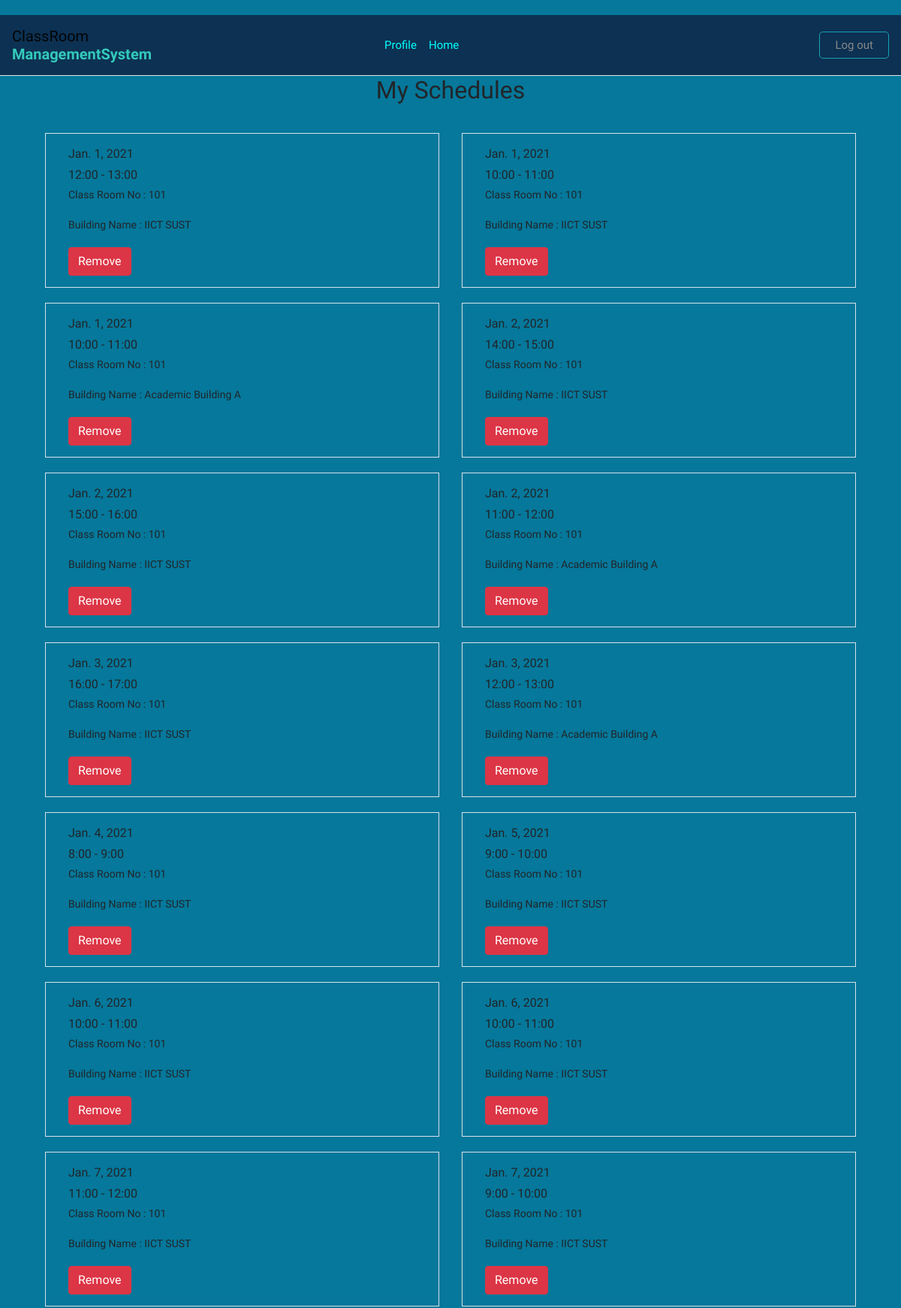
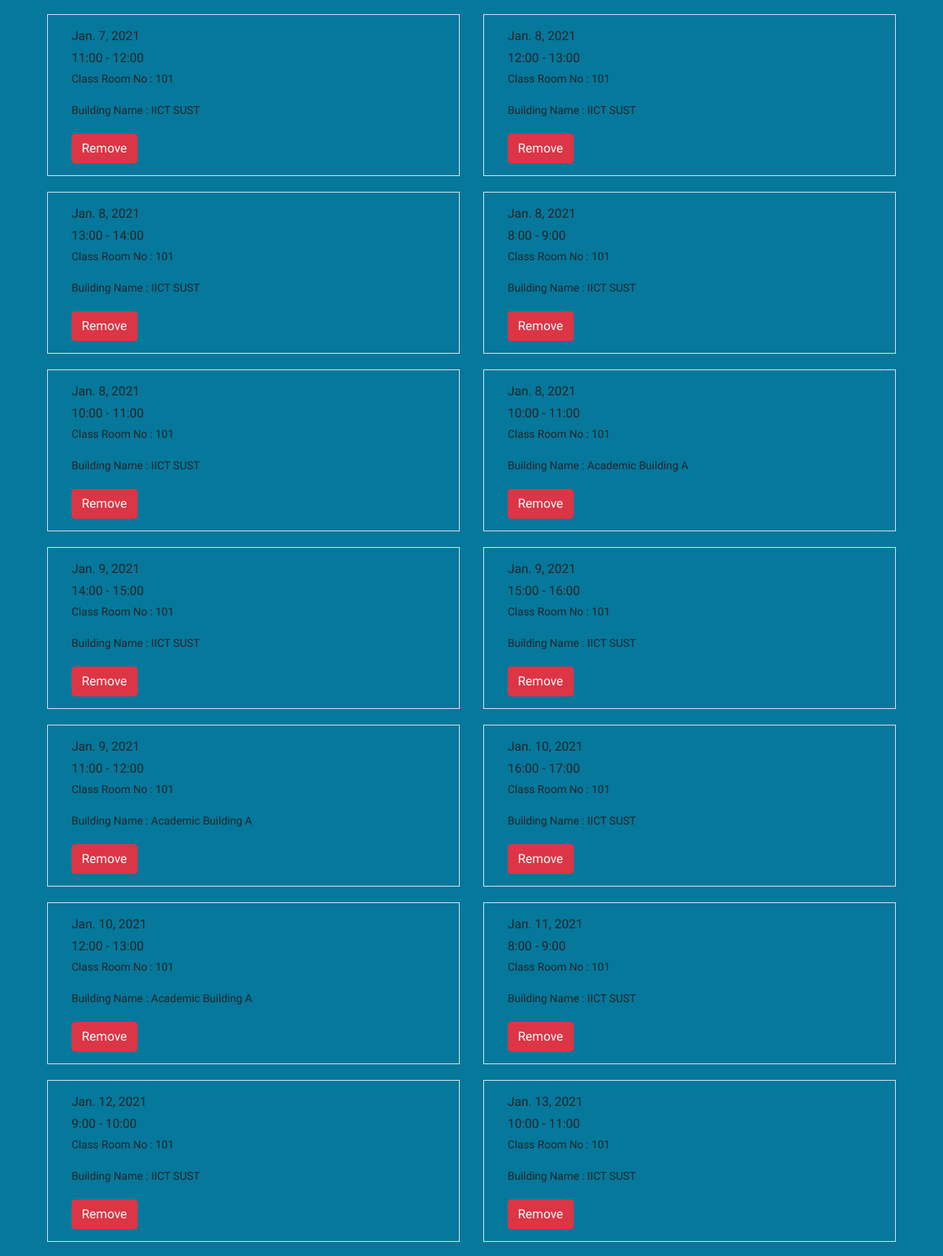
Screenshot of /myschedule (signed in, upper part) with the database file from the repository (2 pictures, top to bottom).
### classroom/models.py (models this page shows)
class Track(models.Model):
    user = models.ForeignKey(User,on_delete=models.CASCADE,null=False,blank=False)
    classroom = models.ForeignKey(Classroom,on_delete=models.CASCADE,null=False,blank=False)
    time = models.IntegerField(null=False,blank=False)
    date = models.DateField()

class Classroom(models.Model):
    room_no = models.CharField(max_length=200,null=False)
    room_type = models.CharField(max_length=200, null=False)
    capacity = models.IntegerField(null=False,blank=False)
    room_status = models.BooleanField(default=False)
    building = models.ForeignKey(Building, on_delete=models.CASCADE,null=True,blank=False)

class Building(models.Model):
    name = models.CharField(max_length=200,null=False)

### classroom/views.py (the view)
# urls.py: path('myschedule',views.my_schedule,name='myschedule'),
@login_required(login_url='login')
def my_schedule(request):
    user = request.user
    schedule = Track.objects.filter(user=user).order_by('date')
    return render(request,'myschedule.html',{'schedule':schedule})

### classroom/templates/myschedule.html (shortened to what this page needs)
{% extends 'main.html' %}
{% load static %}
{% block content %}
<link href="https://maxcdn.bootstrapcdn.com/font-awesome/4.3.0/css/font-awesome.min.css" rel="stylesheet">
<div class="idance">
    <div class="schedule content-block">
        <div class="container">
            <h2 style="text-align: center;" data-aos="zoom-in-up" class="aos-init aos-animate">My Schedules</h2>
            <div class="timetable">
              <div class="tab-content">
                <div class="tab-pane show active">
                  <div class="row">
                        {% for s in schedule %}
                    <div class="col-md-6">
                      <div class="timetable-item">
                        <div class="timetable-item-main">
                            <div class="timetable-item-time">{{s.date}}</div>
                          <div class="timetable-item-time">{{s.time}}:00 - {{s.time|add:1}}:00</div>
                          <div class="timetable-item-name">Class Room No : {{s.classroom.room_no}}</div>
                          <div class="timetable-item-name">Building Name : {{s.classroom.building.name}}</div>
                            <a class="btn btn-primary btn-danger" href="{% url 'delschedule' s.pk %}"> Remove</a>
                        </div>
                      </div>
                    </div>
                    {% endfor %}
                  </div>
                </div>
              </div>
            </div>
          </div>
      </div>
  </div>
{% endblock content %}

### classroom/templates/main.html (shortened to what this page needs)
{% load static %}
<!DOCTYPE html>
<html lang="en">
<head>
<link rel="stylesheet" href="https://stackpath.bootstrapcdn.com/bootstrap/4.5.0/css/bootstrap.min.css">
<link rel="stylesheet" href="https://maxcdn.bootstrapcdn.com/font-awesome/4.7.0/css/font-awesome.min.css">
</head>
<body style="background-color:rgb(5, 120, 155)">
<nav  class="navbar navbar-expand-lg navbar-light">
	<a href="{% url 'home' %}" class="navbar-brand">ClassRoom<br><b>ManagementSystem</b></a>
	<div id="navbarCollapse" class="collapse navbar-collapse justify-content-start">
		<div class="navbar-nav" style="margin: auto;" >
          	<a style="color: cyan;" href="{% url 'profile' %}" class="nav-item nav-link">Profile</a>
			<a style="color: cyan;" href="{% url 'home' %}" class="nav-item nav-link">Home</a>
		</div>
		<div class="navbar-nav ml-auto action-buttons">
			<a href="{% url 'logout' %}" class="btn btn-info btn-lg">
                 Log out
              </a>
        </div>
	</div>
</nav>
    <div class="container">
        {% block content %}
        {% endblock content %}
    </div>
</body>
</html>

### classroom/templates/main.html (style rules this page uses)
body { font-family: 'Varela Round', sans-serif; }
.navbar { background: rgb(13, 49, 82); padding-left: 16px; padding-right: 16px; border-bottom: 1px solid #dfe3e8; border-radius: 0; }
.nav-item { color: cyan; }
.navbar .navbar-brand { padding-left: 0; font-size: 20px; padding-right: 50px; }
.navbar .navbar-brand b { color: #33cabb; }
.navbar a { color: #888; font-size: 15px; }
.navbar a, .navbar a:active { color: #888; padding: 8px 20px; background: transparent; line-height: normal; }

### classroom/templates/myschedule.html (style rules this page uses)
body { margin-top:20px; }
.idance .timetable-item { border: 1px solid #d8e3eb; padding: 15px; margin-top: 20px; position: relative; display: block; }
@media (min-width: 768px) { .idance .timetable-item { display: -webkit-box; display: -ms-flexbox; display: flex; } }
.idance .timetable-item-main { -webkit-box-flex: 1; -ms-flex: 1; flex: 1; position: relative; margin-top: 12px; }
@media (min-width: 768px) { .idance .timetable-item-main { margin-top: 0; padding-left: 15px; } }
.idance .timetable-item-time { font-weight: 500; font-size: 16px; margin-bottom: 4px; }
.idance .timetable-item-name { font-size: 14px; margin-bottom: 19px; }
.idance .schedule .tab-pane { padding-top: 10px; }

### rows the page displays
Track: date "Jan. 1, 2021", time "12", time|add "13", classroom.room_no "101", classroom.building.name "IICT SUST"
Track: date "Jan. 1, 2021", time "10", time|add "11", classroom.room_no "101", classroom.building.name "IICT SUST"
Track: date "Jan. 1, 2021", time "10", time|add "11", classroom.room_no "101", classroom.building.name "Academic Building A"
Track: date "Jan. 2, 2021", time "14", time|add "15", classroom.room_no "101", classroom.building.name "IICT SUST"
Track: date "Jan. 2, 2021", time "15", time|add "16", classroom.room_no "101", classroom.building.name "IICT SUST"
Track: date "Jan. 2, 2021", time "11", time|add "12", classroom.room_no "101", classroom.building.name "Academic Building A"
Track: date "Jan. 3, 2021", time "16", time|add "17", classroom.room_no "101", classroom.building.name "IICT SUST"
Track: date "Jan. 3, 2021", time "12", time|add "13", classroom.room_no "101", classroom.building.name "Academic Building A"
Track: date "Jan. 4, 2021", time "8", time|add "9", classroom.room_no "101", classroom.building.name "IICT SUST"
Track: date "Jan. 5, 2021", time "9", time|add "10", classroom.room_no "101", classroom.building.name "IICT SUST"
Track: date "Jan. 6, 2021", time "10", time|add "11", classroom.room_no "101", classroom.building.name "IICT SUST"
Track: date "Jan. 6, 2021", time "10", time|add "11", classroom.room_no "101", classroom.building.name "IICT SUST"
Track: date "Jan. 7, 2021", time "11", time|add "12", classroom.room_no "101", classroom.building.name "IICT SUST"
Track: date "Jan. 7, 2021", time "9", time|add "10", classroom.room_no "101", classroom.building.name "IICT SUST"
Track: date "Jan. 7, 2021", time "11", time|add "12", classroom.room_no "101", classroom.building.name "IICT SUST"
Track: date "Jan. 8, 2021", time "12", time|add "13", classroom.room_no "101", classroom.building.name "IICT SUST"
Track: date "Jan. 8, 2021", time "13", time|add "14", classroom.room_no "101", classroom.building.name "IICT SUST"
Track: date "Jan. 8, 2021", time "8", time|add "9", classroom.room_no "101", classroom.building.name "IICT SUST"
Track: date "Jan. 8, 2021", time "10", time|add "11", classroom.room_no "101", classroom.building.name "IICT SUST"
Track: date "Jan. 8, 2021", time "10", time|add "11", classroom.room_no "101", classroom.building.name "Academic Building A"
Track: date "Jan. 9, 2021", time "14", time|add "15", classroom.room_no "101", classroom.building.name "IICT SUST"
Track: date "Jan. 9, 2021", time "15", time|add "16", classroom.room_no "101", classroom.building.name "IICT SUST"
Track: date "Jan. 9, 2021", time "11", time|add "12", classroom.room_no "101", classroom.building.name "Academic Building A"
Track: date "Jan. 10, 2021", time "16", time|add "17", classroom.room_no "101", classroom.building.name "IICT SUST"
Track: date "Jan. 10, 2021", time "12", time|add "13", classroom.room_no "101", classroom.building.name "Academic Building A"
Track: date "Jan. 11, 2021", time "8", time|add "9", classroom.room_no "101", classroom.building.name "IICT SUST"
Track: date "Jan. 12, 2021", time "9", time|add "10", classroom.room_no "101", classroom.building.name "IICT SUST"
Track: date "Jan. 13, 2021", time "10", time|add "11", classroom.room_no "101", classroom.building.name "IICT SUST"
